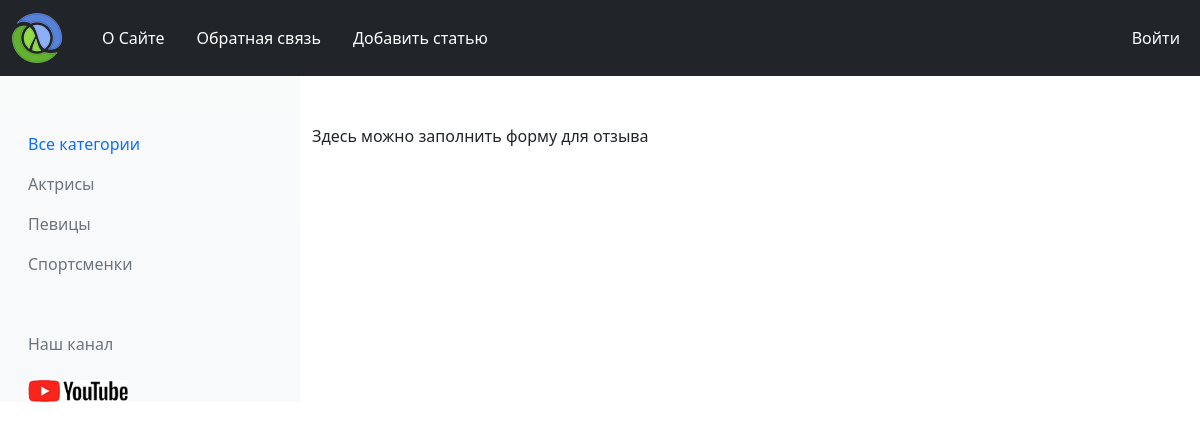
The page /feedback/ on the database its author committed.
### deflor/models.py (models this page shows, shortened)
class Category(models.Model):
    name = models.CharField(max_length=100)
    slug = models.SlugField(max_length=100, db_index=True, unique=True, null=True, verbose_name="URL")
    def get_absolute_url(self):
        return reverse("category", kwargs={'cat_slug': self.slug})
    class Meta:
        verbose_name = "Категории"
        verbose_name_plural = "Категории"

### deflor/views.py (the view)
# urls.py: path('feedback/', feedback, name="feedback"),
def feedback(request):
    category = Category.objects.all()
    return render(request, "deflor/feedback.html", {'menu': menu, 'category': category})

### deflor/templates/deflor/feedback.html (shortened to what this page needs)
{% extends "deflor/base.html" %}
{% block content %}
<p>
    Здесь можно заполнить форму для отзыва
</p>
{% endblock content %}

### deflor/templates/deflor/base.html (shortened to what this page needs)
{% load static %}
<!DOCTYPE html>
<html lang="ru">
<head>
    <link rel="stylesheet" href="https://cdn.jsdelivr.net/npm/bootstrap-icons@1.9.1/font/bootstrap-icons.css">
    <link href="https://cdn.jsdelivr.net/npm/bootstrap@5.0.2/dist/css/bootstrap.min.css" rel="stylesheet"
>
    <link rel="stylesheet" href="{% static 'deflor/css/style.css' %}">
</head>
<body>
<nav class="navbar navbar-expand-lg navbar-dark bg-dark">
    <div class="container-fluid">
        <a class="navbar-brand" href="{% url 'home_page' %}">
            <img src="{% static 'deflor/image/logo.png' %}" alt="" width="50" height="50">
        </a>
        <div class="collapse navbar-collapse justify-content-between navbarSupportedContent">
            <ul class="navbar-nav">
                {% for m in menu %}
                <li class="nav-item">
                    <a class="nav-link ps-4 active" aria-current="page" href="{% url m.url_name %}">{{m.title}}</a>
                </li>
                {% endfor %}
            </ul>
            <div class="navbar-nav">
                <div class="col nav-item ps-4 ">
                    <a class="nav-link active" aria-current="page" href="{% url 'login' %}">Войти</a>
                </div>
            </div>
        </div>
    </div>
</nav>
<div class="container-fluid">
    <div class="row">
        <div class="col-md-3 pt-5 d-none d-lg-block bg-light bg-gradient">
            <nav class="left-nav">
                {% if cat_select %}
                <a class="nav-link text-secondary" aria-current="page" href="{% url 'home_page' %}">Все категории</a>
                {% else %}
                <a class="nav-link active" aria-current="page" href="{% url 'home_page' %}">Все категории</a>
                {% endif %}
                {% for cat in category %}
                {% if cat.id == cat_select %}
                <a class="nav-link active" href="{{ cat.get_absolute_url }}">{{ cat.name }}</a>
                {% else %}
                <a class="nav-link text-secondary" href="{{ cat.get_absolute_url }}">{{ cat.name }}</a>
                {% endif %}
                {% endfor %}
                <div class="canal ps-3 pt-5 text-secondary">Наш канал</div>
                <img class="ms-3 mt-4 youtube_a" src="{% static 'deflor/image/share_yt.png' %}" alt="Youtube">
            </nav>
        </div>
        <div class="col-md-9 mt-5">
            {% block content %}
            {% endblock content %}
        </div>
    </div>
</div>
</body>
</html>

### deflor/static/deflor/css/style.css (style rules this page uses)
.youtube_a { width: 100px; }

### rows shown on the page
Category: name "Актрисы"
Category: name "Певицы"
Category: name "Спортсменки"

### other values the page prints
{{ m.title }} "О Сайте" "Обратная связь" "Добавить статью"
